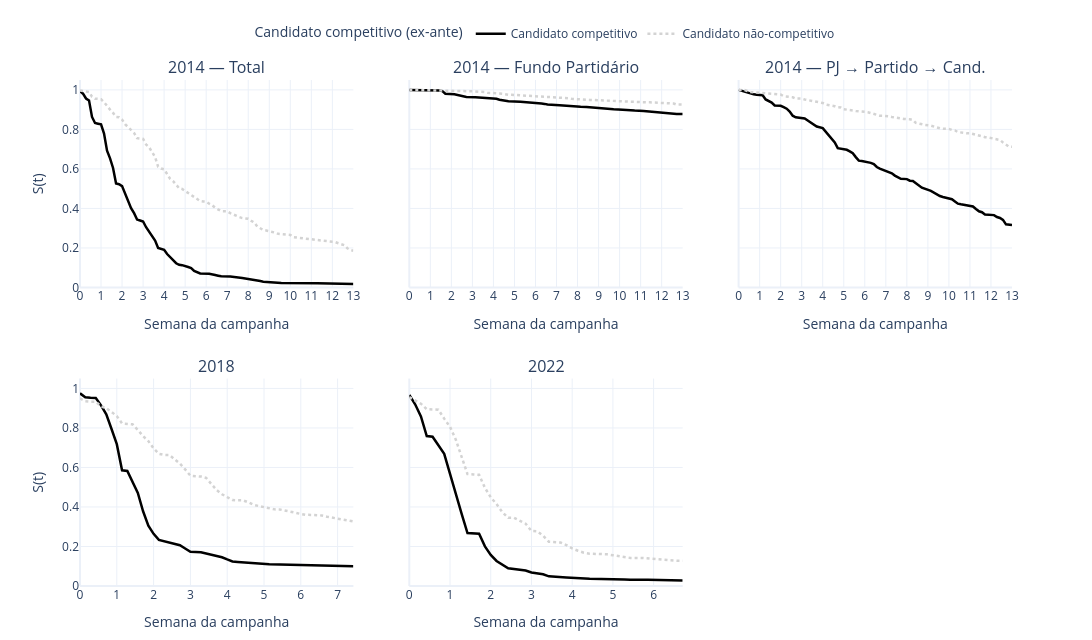

Notebook source saved alongside this figure:
### Markdown cell above
## Modelo de Duração: Tempo até o Primeiro Repasse

A variável dependente é o número de dias desde o início da campanha até o primeiro repasse de recursos partidários ao candidato.

- **Evento:** primeiro repasse de recursos ao candidato
- **Origem do tempo:** início oficial da campanha — 2014: 06/07 (FP, pré-FEFC) | 2018/2022: 16/08 (FEFC+FP)
- **Censura à direita:** candidatos que não receberam nenhum repasse são censurados ao final da janela (2014: 91 dias | 2018: 52 dias | 2022: 47 dias)
- **2014 como baseline pré-FEFC:** o mecanismo em 2014 é o Fundo Partidário (descentralizado); a comparação com 2018/2022 ilustra o efeito da introdução do FEFC

A censura não é aleatória — representa a decisão do partido de não transferir recursos — e será discutida como tal na tese.

Todos os preditores são observáveis **antes** da eleição: histórico eleitoral acumulado e desempenho intralista na eleição anterior. O resultado eleitoral não entra como preditor para evitar a circularidade diagnosticada por Bolognesi et al. (2020) e Guarnieri & Silva (2025).

### Code cell
# Kaplan-Meier — competitivo vs. não-competitivo
# Layout 2×3:
#   Linha 1 → 2014 Total (todos os recursos) | 2014 FP | 2014 PJ→Partido
#   Linha 2 → 2018                            | 2022   | (vazio)

cores_km  = {"Candidato competitivo": "black",     "Candidato não-competitivo": "lightgrey"}
dashes_km = {"Candidato competitivo": "solid",      "Candidato não-competitivo": "dot"}
grupos_km = ["Candidato competitivo", "Candidato não-competitivo"]

cs_lookup = rrd_df_merge[
    ["ano_eleicao", "sg_uf", "sg_partido", "nr_candidato", "candidato_competitivo"]
].drop_duplicates()

# Dados transacionais 2014 para sub-painéis FP e PJ_ROTEADO
_df14_raw = tratar_df_receita(ler_tab_receitas(ARQUIVOS_RECEITAS[2014]), 2014)
_df14_raw["nr_candidato"] = _df14_raw["nr_candidato"].astype(str)
_df14_raw["dias_campanha"] = (_df14_raw["dt_receita"] - JANELAS[2014][0]).dt.days

_cands_2014 = (
    cs_lookup[cs_lookup["ano_eleicao"] == 2014]
    [["sg_uf", "sg_partido", "nr_candidato", "candidato_competitivo"]]
    .drop_duplicates()
)


def _km_2014(fonte_tipos=None):
    src = _df14_raw if fonte_tipos is None else _df14_raw[_df14_raw["fonte_tipo"].isin(fonte_tipos)]
    first = (
        src.groupby(["sg_uf", "sg_partido", "nr_candidato"])["dias_campanha"]
        .min().reset_index().rename(columns={"dias_campanha": "dias_primeiro"})
    )
    d = _cands_2014.merge(first, on=["sg_uf", "sg_partido", "nr_candidato"], how="left")
    d["duration"]        = d["dias_primeiro"].fillna(DURACAO[2014]).clip(upper=DURACAO[2014])
    d["event"]           = d["dias_primeiro"].notna().astype(int)
    d["duration_semana"] = (d["duration"] / 7).clip(upper=DURACAO[2014] / 7)
    d["grupo_cs"]        = d["candidato_competitivo"].map(
        {True: "Candidato competitivo", False: "Candidato não-competitivo"}
    )
    return d


def _km_1822(df_surv, ano):
    d = df_surv.merge(
        cs_lookup.loc[
            cs_lookup["ano_eleicao"] == ano,
            ["sg_uf", "sg_partido", "nr_candidato", "candidato_competitivo"],
        ],
        on=["sg_uf", "sg_partido", "nr_candidato"], how="left",
    )
    d["candidato_competitivo"] = d["candidato_competitivo"].fillna(False)
    d["grupo_cs"]        = d["candidato_competitivo"].map(
        {True: "Candidato competitivo", False: "Candidato não-competitivo"}
    )
    d["duration_semana"] = (d["duration"] / 7).clip(upper=DURACAO[ano] / 7)
    return d


PAINEIS_KM = [
    ("2014 — Total",                _km_2014(None)),
    ("2014 — Fundo Partidário",     _km_2014(["FP"])),
    ("2014 — PJ → Partido → Cand.", _km_2014(["PJ_ROTEADO"])),
    ("2018",                         _km_1822(df_surv_18, 2018)),
    ("2022",                         _km_1822(df_surv_22, 2022)),
]

specs_km = [
    [{"type": "xy"}, {"type": "xy"}, {"type": "xy"}],
    [{"type": "xy"}, {"type": "xy"}, None],
]
pos_km = {i: (1 + i // 3, (i % 3) + 1) for i in range(len(PAINEIS_KM))}

fig_km_cs = make_subplots(
    rows=2, cols=3,
    shared_yaxes=True,
    subplot_titles=[p[0] for p in PAINEIS_KM],
    specs=specs_km,
    vertical_spacing=0.18,
    horizontal_spacing=0.06,
)

for i, (titulo, d) in enumerate(PAINEIS_KM):
    row, col = pos_km[i]
    n_ev = int(d["event"].sum())
    print(f"{titulo}: N={len(d):,} | eventos={n_ev:,} ({n_ev/len(d)*100:.0f}%) | censurados={len(d)-n_ev:,}")
    for grupo in grupos_km:
        mask = d["grupo_cs"] == grupo
        kmf = KaplanMeierFitter()
        kmf.fit(d.loc[mask, "duration_semana"], event_observed=d.loc[mask, "event"], label=grupo)
        sf = kmf.survival_function_
        fig_km_cs.add_trace(
            go.Scatter(
                x=kmf.timeline, y=sf[grupo].values,
                mode="lines", name=grupo,
                showlegend=(i == 0),
                line=dict(color=cores_km[grupo], width=2.5, dash=dashes_km[grupo]),
            ),
            row=row, col=col,
        )

fig_km_cs.update_layout(
    legend=dict(title="Candidato competitivo (ex-ante)",
                orientation="h", x=0.5, xanchor="center", y=1.12, yanchor="top"),
    height=640, width=1200, template="plotly_white",
    margin=dict(t=80, b=50),
)
fig_km_cs.update_xaxes(title_text="Semana da campanha", dtick=1)
fig_km_cs.update_yaxes(title_text="S(t)", range=[0, 1.05], col=1)

fig_km_cs.write_image("figs/cap3_survival_km_cs.png", scale=2)
fig_km_cs.show(config={"staticPlot": True})

### Figure 1 — Plotly figure (JSON) as saved in the notebook; plotly's stock layout.template omitted (floating-point values rounded to 4 significant figures)
{"data": [{"line": {"color": "black", "dash": "solid", "width": 2.5}, "mode": "lines", "name": "Candidato competitivo", "showlegend": true, "type": "scatter", "x": [0.0, 0.1429, 0.2857, 0.4286, 0.5714, 0.7143, 0.8571, 1.0, 1.143, 1.286, 1.429, 1.571, 1.714, 1.857, 2.0, 2.143, 2.286, 2.429, 2.571, 2.714, 2.857, 3.0, 3.143, 3.286, 3.429, 3.571, 3.714, 3.857, 4.0, 4.143, 4.286, 4.429, 4.571, 4.714, 4.857, 5.143, 5.286, 5.429, 5.571, 5.714, 6.143, 6.286, 6.429, 6.571, 6.714, 7.143, 7.429, 7.571, 7.714, 8.143, 8.286, 8.429, 8.571, 8.714, 9.143, 9.429, 9.571, 11.29, 12.57, 12.71, 13.0], "xaxis": "x", "y": [0.9935, 0.9806, 0.9565, 0.9468, 0.8629, 0.8323, 0.829, 0.8258, 0.779, 0.6919, 0.6532, 0.6048, 0.5258, 0.5226, 0.5129, 0.4758, 0.4387, 0.4016, 0.3758, 0.3435, 0.3387, 0.3339, 0.3048, 0.2823, 0.2597, 0.2371, 0.2, 0.1968, 0.1903, 0.1694, 0.1532, 0.1403, 0.1226, 0.1145, 0.1129, 0.1032, 0.09839, 0.08387, 0.07903, 0.07097, 0.06935, 0.06452, 0.0629, 0.05968, 0.05645, 0.05484, 0.05323, 0.05, 0.04839, 0.04032, 0.03871, 0.03548, 0.03226, 0.02903, 0.02581, 0.02419, 0.02258, 0.02097, 0.01935, 0.01774, 0.01774], "yaxis": "y"}, {"line": {"color": "lightgrey", "dash": "dot", "width": 2.5}, "mode": "lines", "name": "Candidato não-competitivo", "showlegend": true, "type": "scatter", "x": [0.0, 0.1429, 0.2857, 0.4286, 0.5714, 0.7143, 0.8571, 1.0, 1.143, 1.286, 1.429, 1.571, 1.714, 1.857, 2.0, 2.143, 2.286, 2.429, 2.571, 2.714, 2.857, 3.0, 3.143, 3.286, 3.429, 3.571, 3.714, 3.857, 4.0, 4.143, 4.286, 4.429, 4.571, 4.714, 4.857, 5.0, 5.143, 5.286, 5.429, 5.571, 5.714, 5.857, 6.0, 6.143, 6.286, 6.429, 6.571, 6.714, 6.857, 7.0, 7.143, 7.286, 7.429, 7.571, 7.714, 7.857, 8.0, 8.143, 8.286, 8.429, 8.571, 8.714, 8.857, 9.143, 9.286, 9.429, 9.571, 9.714, 10.0, 10.14, 10.29, 10.43, 10.57, 10.71, 10.86, 11.0, 11.14, 11.29, 11.43, 11.57, 11.71, 12.14, 12.29, 12.43, 12.57, 12.71, 12.86, 13.0], "xaxis": "x", "y": [0.9968, 0.9942, 0.9932, 0.9896, 0.9651, 0.9556, 0.9545, 0.953, 0.9377, 0.9167, 0.9003, 0.8834, 0.8633, 0.8616, 0.8499, 0.8264, 0.812, 0.7969, 0.7819, 0.7555, 0.7539, 0.7519, 0.7238, 0.7094, 0.685, 0.6599, 0.6116, 0.6017, 0.5984, 0.5734, 0.5498, 0.538, 0.5185, 0.5023, 0.4986, 0.4885, 0.4777, 0.4646, 0.4554, 0.4466, 0.4376, 0.4349, 0.4341, 0.4239, 0.4162, 0.403, 0.3951, 0.3865, 0.3861, 0.3859, 0.3764, 0.3688, 0.3629, 0.3564, 0.3512, 0.348, 0.3474, 0.3372, 0.3287, 0.3082, 0.3006, 0.2908, 0.2882, 0.2818, 0.2773, 0.2713, 0.2692, 0.2672, 0.2661, 0.2546, 0.253, 0.2506, 0.2499, 0.247, 0.2454, 0.2451, 0.2425, 0.2395, 0.2382, 0.2352, 0.2334, 0.2296, 0.2238, 0.2191, 0.2139, 0.1981, 0.1893, 0.1859], "yaxis": "y"}, {"line": {"color": "black", "dash": "solid", "width": 2.5}, "mode": "lines", "name": "Candidato competitivo", "showlegend": false, "type": "scatter", "x": [0.0, 1.286, 1.429, 1.571, 1.714, 2.143, 2.286, 2.429, 2.571, 2.714, 3.143, 3.429, 3.571, 3.714, 3.857, 4.143, 4.286, 4.429, 4.571, 4.714, 5.286, 5.714, 6.143, 6.286, 6.429, 6.571, 7.143, 7.571, 7.714, 8.143, 8.429, 8.571, 8.714, 9.286, 9.429, 9.714, 10.14, 10.29, 10.43, 10.71, 11.14, 11.43, 11.71, 12.14, 12.29, 12.57, 12.71, 13.0], "xaxis": "x2", "y": [1.0, 0.9984, 0.9968, 0.9935, 0.9806, 0.9774, 0.9742, 0.9694, 0.9661, 0.9645, 0.9629, 0.9613, 0.9597, 0.9581, 0.9565, 0.9548, 0.95, 0.9484, 0.9452, 0.9419, 0.9403, 0.9371, 0.9355, 0.9306, 0.929, 0.9258, 0.9226, 0.9177, 0.9161, 0.9145, 0.9129, 0.9113, 0.9097, 0.9065, 0.9048, 0.9016, 0.9, 0.8984, 0.8968, 0.8952, 0.8935, 0.8903, 0.8871, 0.8823, 0.8806, 0.879, 0.8774, 0.8774], "yaxis": "y2"}, {"line": {"color": "lightgrey", "dash": "dot", "width": 2.5}, "mode": "lines", "name": "Candidato não-competitivo", "showlegend": false, "type": "scatter", "x": [0.0, 0.5714, 1.714, 2.143, 2.286, 2.429, 2.571, 2.714, 2.857, 3.0, 3.143, 3.286, 3.429, 3.571, 3.714, 4.0, 4.143, 4.286, 4.429, 4.571, 4.714, 4.857, 5.0, 5.143, 5.286, 5.429, 5.571, 5.714, 6.143, 6.286, 6.429, 6.571, 6.714, 7.143, 7.286, 7.429, 7.571, 7.714, 8.143, 8.286, 8.429, 8.571, 8.714, 9.143, 9.286, 9.429, 9.571, 9.714, 9.857, 10.14, 10.29, 10.43, 10.57, 10.71, 11.14, 11.29, 11.43, 11.57, 11.71, 12.14, 12.29, 12.43, 12.57, 12.71, 12.86, 13.0], "xaxis": "x2", "y": [1.0, 0.9993, 0.9978, 0.9975, 0.9969, 0.996, 0.9957, 0.9932, 0.993, 0.9928, 0.9919, 0.9915, 0.991, 0.989, 0.9854, 0.9851, 0.9838, 0.9818, 0.9806, 0.9773, 0.9754, 0.9752, 0.9745, 0.9732, 0.9728, 0.9714, 0.9707, 0.9687, 0.9678, 0.9662, 0.964, 0.9629, 0.962, 0.9615, 0.9593, 0.9586, 0.9577, 0.9548, 0.9543, 0.9539, 0.9502, 0.9493, 0.9485, 0.946, 0.9457, 0.9448, 0.9439, 0.9421, 0.9419, 0.9417, 0.941, 0.9401, 0.9397, 0.9383, 0.9379, 0.9372, 0.9368, 0.9361, 0.934, 0.9338, 0.9329, 0.9327, 0.9311, 0.9255, 0.9253, 0.9253], "yaxis": "y2"}, {"line": {"color": "black", "dash": "solid", "width": 2.5}, "mode": "lines", "name": "Candidato competitivo", "showlegend": false, "type": "scatter", "x": [0.0, 0.5714, 0.7143, 0.8571, 1.143, 1.286, 1.429, 1.571, 1.714, 2.0, 2.143, 2.286, 2.429, 2.571, 2.714, 3.143, 3.286, 3.429, 3.571, 3.714, 4.0, 4.143, 4.286, 4.429, 4.571, 4.714, 5.0, 5.143, 5.286, 5.429, 5.571, 5.714, 5.857, 6.143, 6.286, 6.429, 6.571, 6.714, 7.143, 7.286, 7.429, 7.571, 7.714, 8.0, 8.143, 8.286, 8.429, 8.571, 8.714, 9.143, 9.286, 9.429, 9.571, 9.714, 10.14, 10.29, 10.43, 10.57, 10.71, 11.14, 11.29, 11.43, 11.57, 11.71, 12.14, 12.29, 12.43, 12.57, 12.71, 12.86, 13.0], "xaxis": "x3", "y": [1.0, 0.9806, 0.9774, 0.9758, 0.9726, 0.9516, 0.9452, 0.9355, 0.921, 0.9194, 0.9129, 0.9048, 0.8903, 0.8694, 0.8613, 0.8548, 0.8452, 0.8355, 0.8274, 0.8145, 0.8065, 0.7887, 0.7677, 0.7532, 0.7339, 0.7048, 0.7016, 0.6968, 0.6887, 0.679, 0.6597, 0.6419, 0.6403, 0.6355, 0.6306, 0.6242, 0.6097, 0.6016, 0.5839, 0.5774, 0.5661, 0.5597, 0.55, 0.5484, 0.5403, 0.5387, 0.5274, 0.5161, 0.5048, 0.4887, 0.479, 0.4726, 0.4629, 0.4581, 0.4468, 0.4355, 0.4242, 0.421, 0.4177, 0.4097, 0.3968, 0.3855, 0.3806, 0.3694, 0.3661, 0.3565, 0.3516, 0.3419, 0.3194, 0.3161, 0.3161], "yaxis": "y3"}, {"line": {"color": "lightgrey", "dash": "dot", "width": 2.5}, "mode": "lines", "name": "Candidato não-competitivo", "showlegend": false, "type": "scatter", "x": [0.0, 0.2857, 0.5714, 0.7143, 1.143, 1.286, 1.429, 1.571, 1.714, 2.0, 2.143, 2.286, 2.429, 2.571, 2.714, 2.857, 3.0, 3.143, 3.286, 3.429, 3.571, 3.714, 3.857, 4.0, 4.143, 4.286, 4.429, 4.571, 4.714, 4.857, 5.0, 5.143, 5.286, 5.429, 5.571, 5.714, 5.857, 6.0, 6.143, 6.286, 6.429, 6.571, 6.714, 6.857, 7.0, 7.143, 7.286, 7.429, 7.571, 7.714, 7.857, 8.143, 8.286, 8.429, 8.571, 8.714, 8.857, 9.143, 9.286, 9.429, 9.571, 9.714, 9.857, 10.0, 10.14, 10.29, 10.43, 10.57, 10.71, 10.86, 11.0, 11.14, 11.29, 11.43, 11.57, 11.71, 11.86, 12.14, 12.29, 12.43, 12.57, 12.71, 12.86, 13.0], "xaxis": "x3", "y": [0.9991, 0.9989, 0.989, 0.9878, 0.987, 0.9847, 0.984, 0.9807, 0.9782, 0.9763, 0.9682, 0.9673, 0.9653, 0.9628, 0.9563, 0.9561, 0.9559, 0.9512, 0.9484, 0.9457, 0.9426, 0.9368, 0.934, 0.9336, 0.9257, 0.9237, 0.9214, 0.9172, 0.9117, 0.9111, 0.9021, 0.9009, 0.898, 0.8958, 0.8931, 0.8906, 0.8893, 0.8892, 0.887, 0.8818, 0.8775, 0.8737, 0.8696, 0.8694, 0.8692, 0.8665, 0.8625, 0.8597, 0.8564, 0.8543, 0.8532, 0.851, 0.8478, 0.8329, 0.83, 0.8233, 0.8228, 0.8192, 0.8149, 0.8077, 0.8055, 0.8035, 0.8028, 0.8026, 0.7969, 0.7944, 0.7864, 0.7834, 0.7814, 0.7805, 0.7803, 0.7762, 0.7728, 0.7695, 0.7652, 0.7607, 0.7594, 0.7546, 0.7485, 0.7463, 0.7339, 0.7217, 0.7127, 0.7116], "yaxis": "y3"}, {"line": {"color": "black", "dash": "solid", "width": 2.5}, "mode": "lines", "name": "Candidato competitivo", "showlegend": false, "type": "scatter", "x": [0.0, 0.1429, 0.2857, 0.4286, 0.5714, 0.7143, 0.8571, 1.0, 1.143, 1.286, 1.571, 1.714, 1.857, 2.0, 2.143, 2.571, 2.714, 2.857, 3.0, 3.143, 3.286, 3.571, 3.714, 3.857, 4.0, 4.143, 4.286, 4.571, 4.714, 4.857, 5.0, 5.143, 6.0, 6.429, 7.0, 7.143, 7.429], "xaxis": "x4", "y": [0.9752, 0.9549, 0.9526, 0.9515, 0.9142, 0.8691, 0.7946, 0.7178, 0.5858, 0.5824, 0.4707, 0.3781, 0.3059, 0.2641, 0.2336, 0.2156, 0.2065, 0.1896, 0.1727, 0.1716, 0.1704, 0.158, 0.1524, 0.1456, 0.1343, 0.1242, 0.1219, 0.1185, 0.1151, 0.114, 0.1117, 0.1106, 0.1061, 0.105, 0.1038, 0.1005, 0.1005], "yaxis": "y4"}, {"line": {"color": "lightgrey", "dash": "dot", "width": 2.5}, "mode": "lines", "name": "Candidato não-competitivo", "showlegend": false, "type": "scatter", "x": [0.0, 0.1429, 0.2857, 0.4286, 0.5714, 0.7143, 0.8571, 1.0, 1.143, 1.286, 1.429, 1.571, 1.714, 1.857, 2.0, 2.143, 2.286, 2.429, 2.571, 2.714, 2.857, 3.0, 3.143, 3.286, 3.429, 3.571, 3.714, 3.857, 4.0, 4.143, 4.286, 4.429, 4.571, 4.714, 4.857, 5.0, 5.143, 5.286, 5.429, 5.571, 5.714, 5.857, 6.0, 6.143, 6.286, 6.429, 6.571, 6.714, 6.857, 7.0, 7.143, 7.286, 7.429], "xaxis": "x4", "y": [0.9493, 0.9356, 0.9329, 0.9328, 0.9093, 0.8997, 0.8807, 0.8599, 0.8227, 0.8185, 0.8182, 0.7896, 0.7585, 0.7332, 0.6963, 0.6691, 0.6635, 0.6631, 0.6389, 0.6196, 0.5902, 0.5583, 0.5561, 0.5537, 0.5467, 0.5157, 0.4853, 0.4645, 0.4488, 0.4349, 0.4338, 0.4337, 0.4237, 0.411, 0.4049, 0.3994, 0.3904, 0.3878, 0.3874, 0.3828, 0.3785, 0.3708, 0.3645, 0.3601, 0.3599, 0.3593, 0.357, 0.3506, 0.3464, 0.3418, 0.3349, 0.3329, 0.3266], "yaxis": "y4"}, {"line": {"color": "black", "dash": "solid", "width": 2.5}, "mode": "lines", "name": "Candidato competitivo", "showlegend": false, "type": "scatter", "x": [0.0, 0.1429, 0.2857, 0.4286, 0.5714, 0.8571, 1.0, 1.143, 1.286, 1.429, 1.571, 1.714, 1.857, 2.0, 2.143, 2.286, 2.429, 2.857, 3.0, 3.286, 3.429, 3.857, 4.0, 4.143, 4.286, 4.429, 5.286, 5.429, 5.857, 6.286, 6.429, 6.714], "xaxis": "x5", "y": [0.9666, 0.92, 0.8578, 0.7591, 0.7552, 0.669, 0.568, 0.4724, 0.3652, 0.2681, 0.2665, 0.265, 0.2005, 0.1577, 0.1267, 0.1096, 0.09013, 0.07848, 0.06838, 0.05905, 0.04895, 0.04351, 0.04118, 0.0404, 0.03885, 0.03652, 0.03341, 0.03186, 0.03108, 0.02875, 0.02797, 0.02797], "yaxis": "y5"}, {"line": {"color": "lightgrey", "dash": "dot", "width": 2.5}, "mode": "lines", "name": "Candidato não-competitivo", "showlegend": false, "type": "scatter", "x": [0.0, 0.1429, 0.2857, 0.4286, 0.5714, 0.7143, 0.8571, 1.0, 1.143, 1.286, 1.429, 1.571, 1.714, 1.857, 2.0, 2.143, 2.286, 2.429, 2.571, 2.857, 3.0, 3.143, 3.286, 3.429, 3.571, 3.714, 3.857, 4.0, 4.143, 4.286, 4.429, 4.571, 4.857, 5.0, 5.143, 5.286, 5.429, 5.714, 5.857, 6.0, 6.143, 6.286, 6.429, 6.571, 6.714], "xaxis": "x5", "y": [0.9555, 0.9386, 0.9226, 0.8947, 0.8924, 0.8923, 0.8472, 0.8054, 0.7401, 0.653, 0.5666, 0.5649, 0.5629, 0.4972, 0.4488, 0.4147, 0.3734, 0.3456, 0.345, 0.3153, 0.2787, 0.277, 0.2541, 0.2237, 0.2216, 0.2199, 0.207, 0.1902, 0.1784, 0.1688, 0.1636, 0.1631, 0.1604, 0.1558, 0.151, 0.1469, 0.1423, 0.1419, 0.1398, 0.1363, 0.1346, 0.1313, 0.1278, 0.1277, 0.1276], "yaxis": "y5"}], "layout": {"annotations": [{"font": {"size": 16}, "showarrow": false, "text": "2014 — Total", "x": 0.1467, "xanchor": "center", "xref": "paper", "y": 1, "yanchor": "bottom", "yref": "paper"}, {"font": {"size": 16}, "showarrow": false, "text": "2014 — Fundo Partidário", "x": 0.5, "xanchor": "center", "xref": "paper", "y": 1, "yanchor": "bottom", "yref": "paper"}, {"font": {"size": 16}, "showarrow": false, "text": "2014 — PJ → Partido → Cand.", "x": 0.8533, "xanchor": "center", "xref": "paper", "y": 1, "yanchor": "bottom", "yref": "paper"}, {"font": {"size": 16}, "showarrow": false, "text": "2018", "x": 0.1467, "xanchor": "center", "xref": "paper", "y": 0.41, "yanchor": "bottom", "yref": "paper"}, {"font": {"size": 16}, "showarrow": false, "text": "2022", "x": 0.5, "xanchor": "center", "xref": "paper", "y": 0.41, "yanchor": "bottom", "yref": "paper"}], "height": 640, "legend": {"orientation": "h", "title": {"text": "Candidato competitivo (ex-ante)"}, "x": 0.5, "xanchor": "center", "y": 1.12, "yanchor": "top"}, "margin": {"b": 50, "t": 80}, "width": 1200, "xaxis": {"anchor": "y", "domain": [0, 0.2933], "dtick": 1, "title": {"text": "Semana da campanha"}}, "xaxis2": {"anchor": "y2", "domain": [0.3533, 0.6467], "dtick": 1, "title": {"text": "Semana da campanha"}}, "xaxis3": {"anchor": "y3", "domain": [0.7067, 1], "dtick": 1, "title": {"text": "Semana da campanha"}}, "xaxis4": {"anchor": "y4", "domain": [0, 0.2933], "dtick": 1, "title": {"text": "Semana da campanha"}}, "xaxis5": {"anchor": "y5", "domain": [0.3533, 0.6467], "dtick": 1, "title": {"text": "Semana da campanha"}}, "yaxis": {"anchor": "x", "domain": [0.59, 1], "range": [0, 1.05], "title": {"text": "S(t)"}}, "yaxis2": {"anchor": "x2", "domain": [0.59, 1], "matches": "y", "showticklabels": false}, "yaxis3": {"anchor": "x3", "domain": [0.59, 1], "matches": "y", "showticklabels": false}, "yaxis4": {"anchor": "x4", "domain": [0, 0.41], "range": [0, 1.05], "title": {"text": "S(t)"}}, "yaxis5": {"anchor": "x5", "domain": [0, 0.41], "matches": "y4", "showticklabels": false}}}
